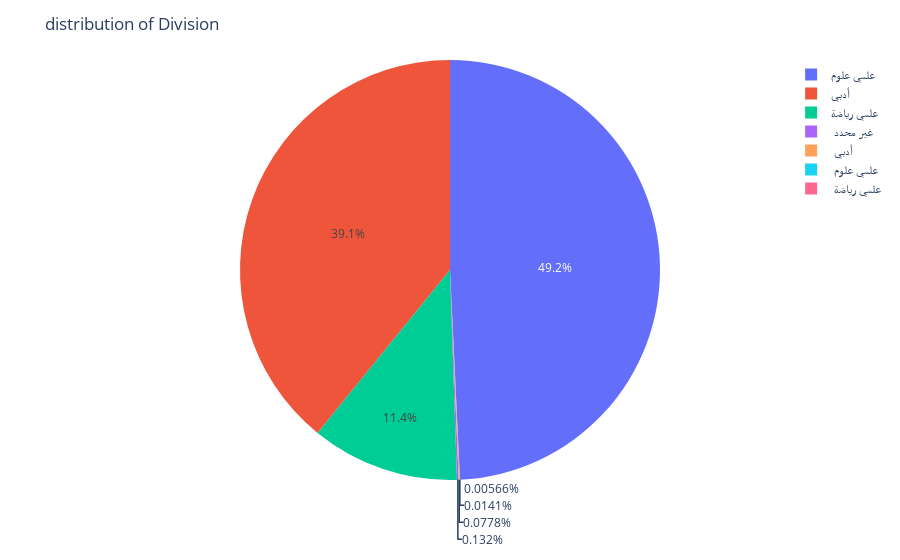

The code cell stored with this chart in its notebook:
### Code cell
Division=df['Division'].value_counts().sort_values(ascending=False)
Division_name=Division.index

Division_value=Division.values
fig=px.pie(names=Division_name,values=Division_value)
fig.update_layout(
    title='distribution of Division')
fig.show()

### Figure 1 — Plotly figure (JSON) as saved in the notebook; plotly's stock layout.template omitted (floating-point values rounded to 4 significant figures)
{"data": [{"domain": {"x": [0, 1], "y": [0, 1]}, "hovertemplate": "label=%{label}<br>value=%{value}<extra></extra>", "labels": ["علمي علوم", "أدبي", "علمي رياضة", " غير محدد", " أدبي", " علمي علوم", " علمي رياضة"], "legendgroup": "", "name": "", "showlegend": true, "type": "pie", "values": [34804, 27664, 8052, 93, 55, 10, 4]}], "layout": {"legend": {"tracegroupgap": 0}, "margin": {"t": 60}, "title": {"text": "distribution of Division"}}}
